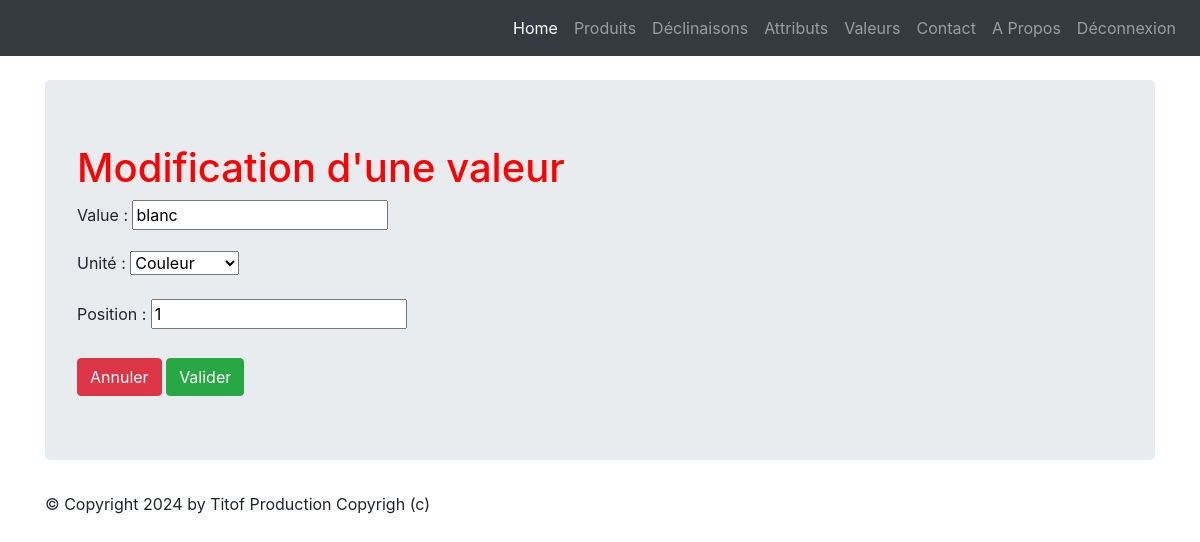
Page /monapp/value/1/update/ (signed in) on the committed database.
### monapp/models.py (models this page shows, shortened)
class ProductAttributeValue(models.Model):
    class Meta:
        verbose_name = "Valeur attribut"
        ordering = ['position']
    value              = models.CharField(max_length=100)
    product_attribute  = models.ForeignKey('ProductAttribute', verbose_name="Unité", on_delete=models.CASCADE)
    position           = models.PositiveSmallIntegerField("Position", null=True, blank=True)

### monapp/views.py (the view, shortened to what this page needs)
# urls.py: path("value/<pk>/update/",views.ProductAttributeValueUpdateView.as_view(), name="value-update"),
@method_decorator(login_required, name='dispatch')
class ProductAttributeValueUpdateView(UpdateView):
    model = ProductAttributeValue
    form_class=ProductAttributeValueForm
    template_name = "monapp/update_value.html"

### monapp/forms.py
class ProductAttributeValueForm(forms.ModelForm):
   class Meta:
     model = ProductAttributeValue
     fields = '__all__'

### monapp/models.py (called while the page is built)
    def __str__(self):
        return self.name

### templates/monapp/update_value.html (shortened to what this page needs)
{% extends 'monapp/base.html' %}
{% block contenu %}
    <h1> Modification d'une valeur </h1>
    <form action="" method="post" >
    {{ form.as_p }}
    <button type="cancel" class="btn btn-danger mt-2">Annuler</button>
    <button type="submit" class="btn btn-success mt-2">Valider</button>
    </form>
{% endblock %}

### static/styles.css (style rules this page uses)
h1 { color: red ; }

### rows in the picture
ProductAttributeValue: value "blanc", product_attribute "Couleur", position "1"
